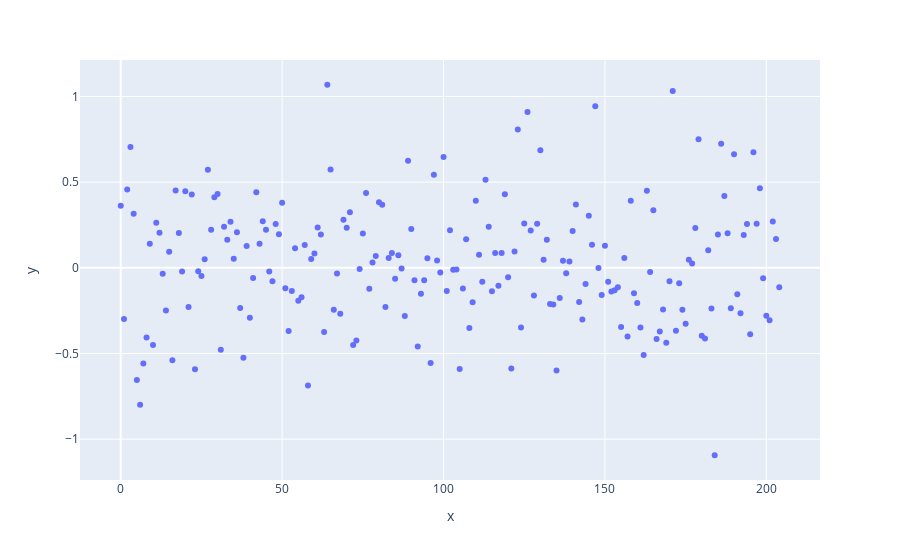

Notebook cell for this chart:
### Code cell
fig =px.scatter(x=range(len(arr[0])),y=arr[0])
#fig.add_scatter(x=range(len(arr[0])),y=arr[1])
fig.show()

### Figure 1 — Plotly figure (JSON) as saved in the notebook; plotly's stock layout.template omitted (floating-point values rounded to 4 significant figures; data arrays with more than 128 entries replaced by an {"elided": "..."} marker saying what was removed)
{"data": [{"hovertemplate": "x=%{x}<br>y=%{y}<extra></extra>", "legendgroup": "", "marker": {"color": "#636efa", "symbol": "circle"}, "mode": "markers", "name": "", "orientation": "v", "showlegend": false, "type": "scatter", "x": {"elided": "205 int values"}, "xaxis": "x", "y": {"elided": "205 float values"}, "yaxis": "y"}], "layout": {"legend": {"tracegroupgap": 0}, "margin": {"t": 60}, "xaxis": {"anchor": "y", "domain": [0, 1], "title": {"text": "x"}}, "yaxis": {"anchor": "x", "domain": [0, 1], "title": {"text": "y"}}}}
